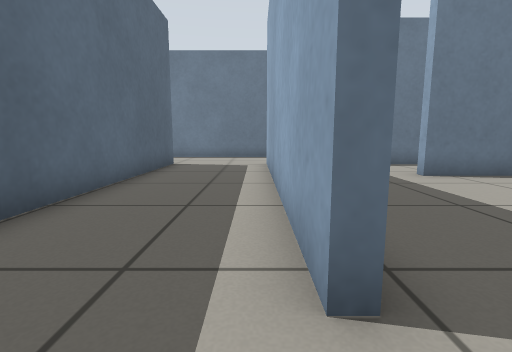
[1] (above)

19 first-person views from a walk through a world built for the Gazebo simulator. The camera is 0.5 m above the floor, tilts 8° down and sees 85° across. The floor is counted in squares, 0.5 m on a side. Each view is taken from the middle of a square. On the plan, view 1 faces up. The plan holds only what a view shows up to about 11 squares ahead; the rest is blank.

[2]
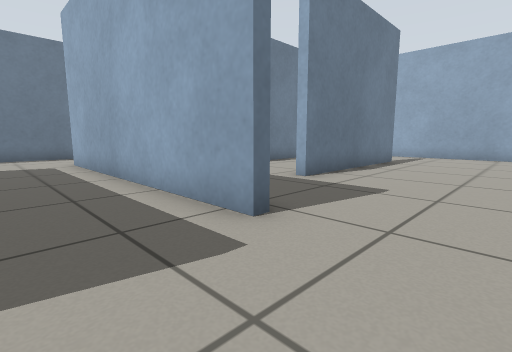

[3]
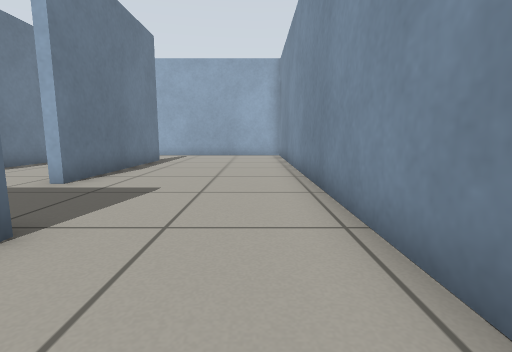

[4]
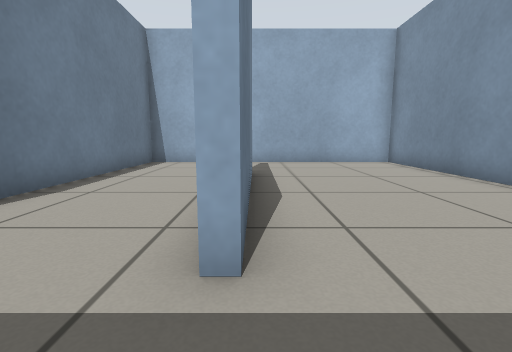

[5]
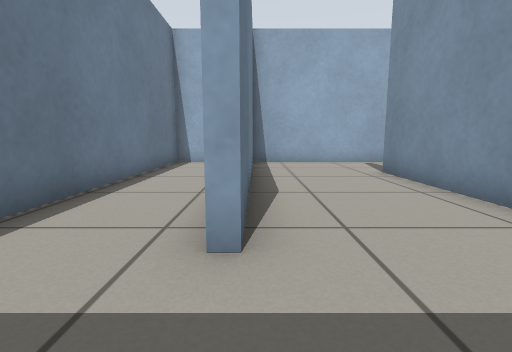

[6]
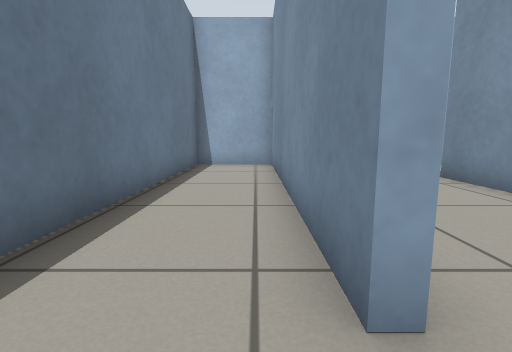

[7]
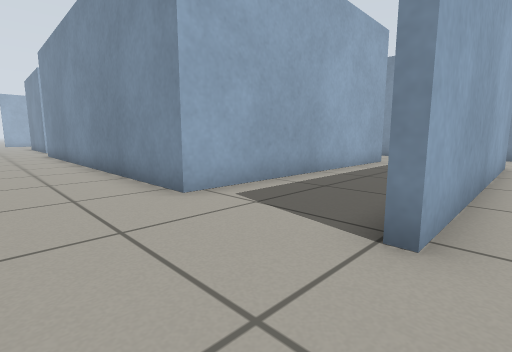

[8]
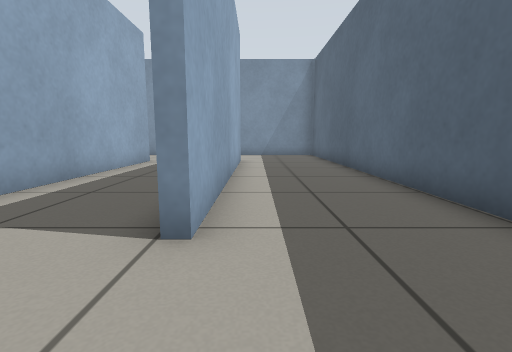

[9]
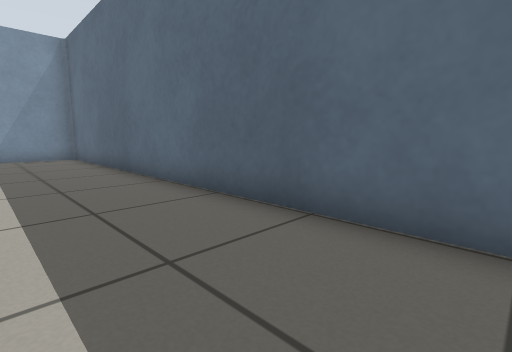

[10]
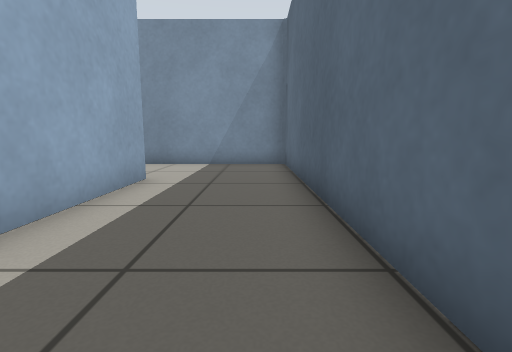

[11]
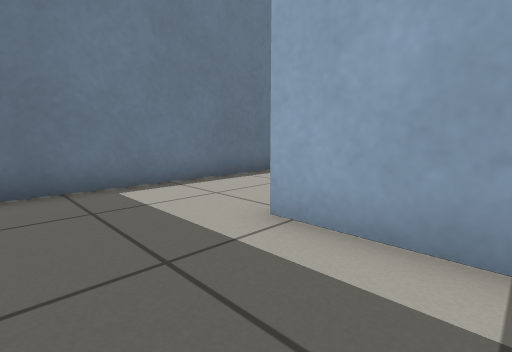

[12]
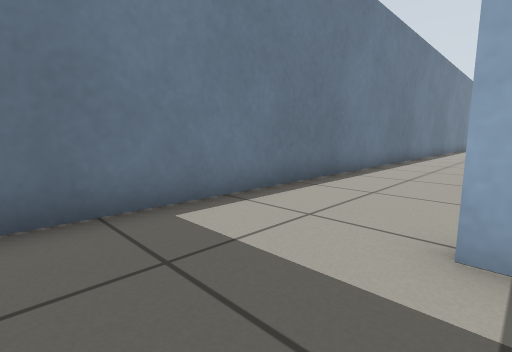

[13]
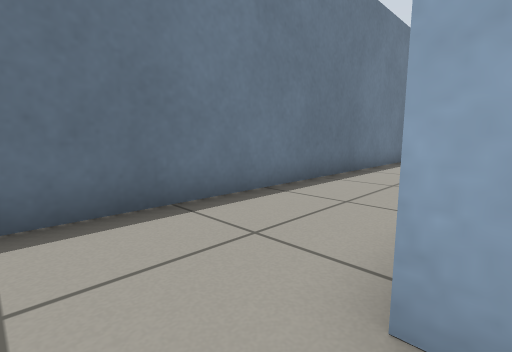

[14]
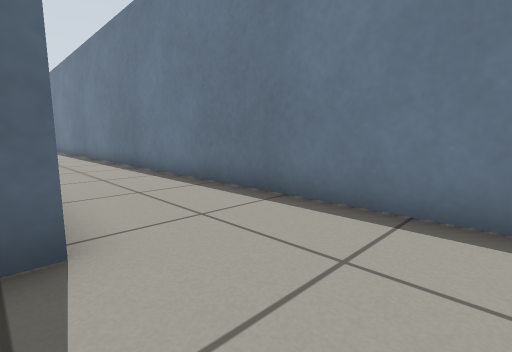

[15]
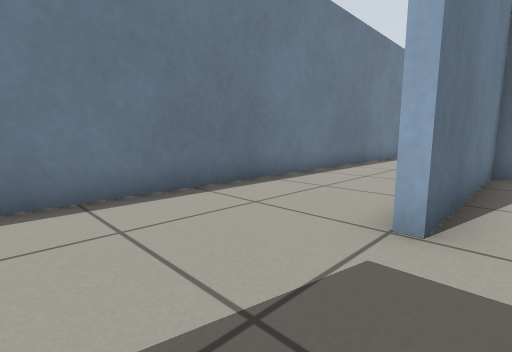

[16]
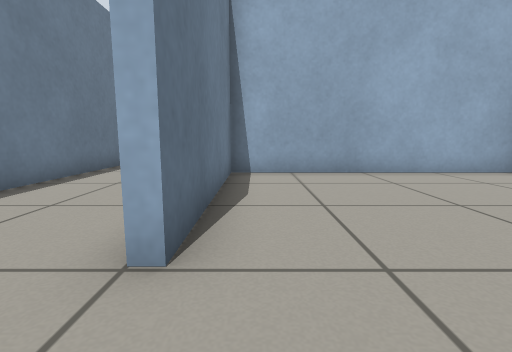

[17]
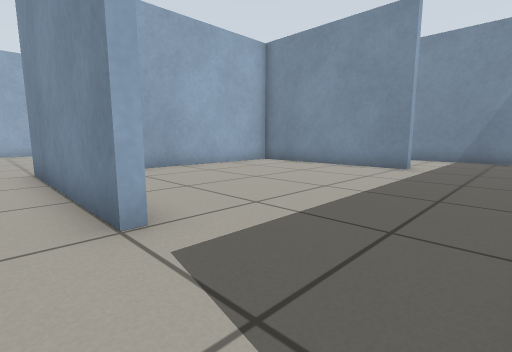

[18]
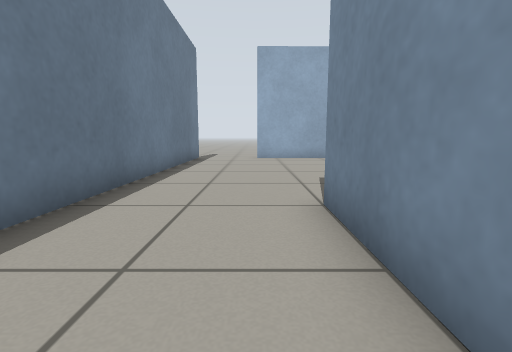

[19]
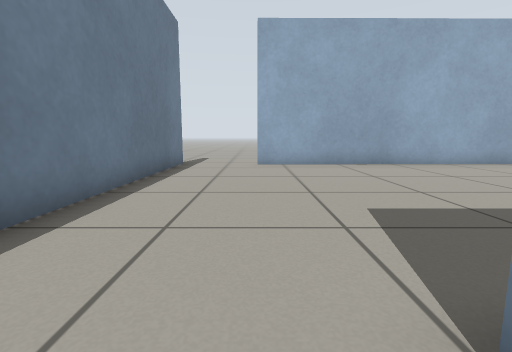

### Floor plan
Points are (right, up) in squares from view 1. A wall is a line through its corners. A room is listed if a view was taken in it or the views show most of it. See-through windows are left out.
Room 1 (views 1, 2, 3, 13, 14, 17, 18, 19)
walls: (17, 10) (23.1, 10); (31.5, 13.7) (-2.5, 13.7); (0.4, 1.4) (0.4, 10.4) (9.6, 10.4); (32.2, 1.6) (32.2, 11); (-3.1, 10.4) (-3.1, 3.3); (-2.6, -2.3) (0.4, -2.3)
low walls: (13.4, 10.5) (13.4, 10)
ways out: opening at (1, -0.5) to room 2; opening at (-3, -0.5) to room 5; opening at (-3, 12) to room 5; opening at (15.5, 10) to room 6; opening at (32, 12)
Room 2 (view 4)
walls: (10, 3.1) (3.9, 3.1) (3.9, 3.5); (0.4, -2.3) (13.1, -2.3) (13.1, 3.4)
ways out: opening at (1, -0.5) to room 1; opening at (2.5, 3) to room 3; opening at (11, 3) to room 3
Room 3 (view 5)
walls: (5.8, 3.4) (10, 3.4); (13.1, 3.4) (13.1, 7.1) (4.2, 7.1)
ways out: opening at (2.5, 3) to room 2; opening at (11, 3) to room 2; opening at (3, 7) to room 4
Room 4 (view 6)
walls: (4.2, 7.4) (13.1, 7.4) (13.1, 10.1) (4.9, 10.1)
ways out: opening at (3, 7) to room 3
Room 5 (views 7, 8, 9, 10, 11, 12)
walls: (-3.4, 1.4) (-3.4, 10.5); (-7.1, 12) (-7.1, -2.3) (-2.6, -2.3); (-2.5, 13.7) (-6, 13.7)
ways out: opening at (-3, -0.5) to room 1; opening at (-3, 12) to room 1
Room 6 (views 15, 16)
walls: (16.7, 1.2) (16.7, 1.7) (20.9, 1.7); (22.7, 1.9) (22.7, 9.7) (17, 9.7)
ways out: opening at (15.5, 10) to room 1; opening at (15, 1)

Positions as (right, up) in squares from view 1, and headings:
1: (0, 0), facing up
2: (-2, -1), facing up-right
3: (-2, -1), facing right
4: (2, 3), facing right
5: (2, 7), facing right
6: (3, 8), facing right
7: (-4, 13), facing down-right
8: (-4, 13), facing down
9: (-4, 12), facing down-left
10: (-6, 8), facing down
11: (-6, 8), facing up-right
12: (-6, 10), facing up-right
13: (-1, 10), facing up-right
14: (16, 10), facing up-left
15: (14, 9), facing up-right
16: (15, 9), facing right
17: (14, 11), facing down-right
18: (19, 11), facing right
19: (22, 11), facing right
